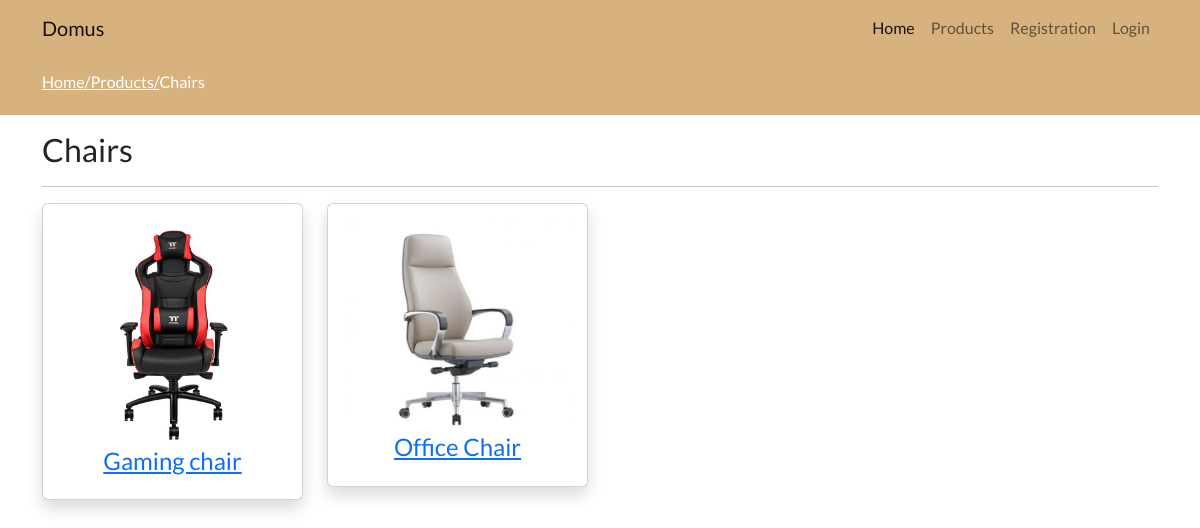
Screenshot of /products.php?category=chairs with the database file from the repository.
### tables this page shows
CREATE TABLE `categories` (
  `id` int(11) NOT NULL,
  `name` varchar(255) NOT NULL,
  `slug` varchar(255) NOT NULL,
  `description` mediumtext,
  `status` tinyint(4) NOT NULL DEFAULT '0',
  `popular` tinyint(4) NOT NULL DEFAULT '0',
  `image` varchar(255) NOT NULL,
  `created_at` timestamp NOT NULL DEFAULT CURRENT_TIMESTAMP
);

CREATE TABLE `products` (
  `id` int(11) NOT NULL,
  `category_id` int(11) NOT NULL,
  `name` varchar(255) NOT NULL,
  `slug` varchar(255) NOT NULL,
  `small_description` mediumtext NOT NULL,
  `description` mediumtext NOT NULL,
  `original_price` int(11) NOT NULL,
  `selling_price` int(11) NOT NULL,
  `image` varchar(255) NOT NULL,
  `quantity` int(11) NOT NULL,
  `status` tinyint(4) NOT NULL,
  `trending` tinyint(4) NOT NULL,
  `created_at` timestamp NOT NULL DEFAULT CURRENT_TIMESTAMP
);

### web/functions/userFunctions.php (called while the page is built, shortened)
<?php
include('config/connection.php');
function getActiveSlug($table, $slug){
    global $con;
    $query = "SELECT * FROM $table WHERE slug='$slug' AND status='0' LIMIT 1";
    return $query_run = mysqli_query($con, $query);
}
function getProductByCategory($category_id){
    global $con;
    $query = "SELECT * FROM products WHERE category_id='$category_id' AND status='0'";
    return $query_run = mysqli_query($con, $query);
}
?>

### web/products.php (the view)
<?php
include('functions/userFunctions.php');
include('includes/header.php');
if(isset($_GET['category'])){
    $category_slug = $_GET['category'];
    $category_data = getActiveSlug("categories", $category_slug);
    $category = mysqli_fetch_array($category_data);
    if($category){
            $category_id = $category['id'];
            ?>
            <div class="py-3 bg-domus">
                <div class="container">
                    <h6 class="text-white">
                        <a class="text-white" href="categories.php">Home/</a><a class="text-white" href="categories.php">Products/</a><?= $category['name']; ?></h6>
                </div>
            </div>
            <div class="py-3">
                <div class="container">
                    <div class="row">
                        <div class="col-md-12">
                            <h2><?= $category['name']; ?></h2>
                            <hr>
                            <div class="row">
                                <?php
                                    $products = getProductByCategory("$category_id");
                                    if(mysqli_num_rows($products) > 0){
                                        foreach($products as $item){
                                            ?>
                                                <div class="col-md-3 mb-2">
                                                    <a href="productView.php?product=<?= $item['slug']; ?>">
                                                        <div class="card shadow">
                                                            <div class="card-body">
                                                                <img src="uploads/<?= $item['image']; ?>" alt="Product Image" class="w-100">
                                                                <h4 class="text-center"><?= $item['name']; ?></h4>
                                                            </div>
                                                        </div>
                                                    </a>
                                                </div>
                                            <?php
                                        }
                                    }
                                    else{
                                        echo "Nothing to show!";
                                    }
                                ?>
                            </div>
                        </div>
                    </div>
                </div>
            </div>
            <?php
        }
        else{
            echo "Something went wrong!";
        }
    }
    else{
        echo "Something went wrong!";
    }
include('includes/footer.php') ?>

### web/assets/css/custom.css (style rules this page uses)
* { font-family: 'Lato', sans-serif; }
a { text-decoration: none; }
h4 { text-decoration: none; color: black; }

### rows the page displays
categories: name "Chairs"
products: image (picture), name "Gaming chair"
products: image (picture), name "Office Chair"
